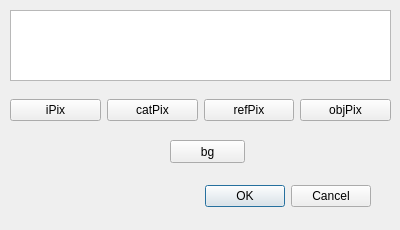
<?xml version="1.0" encoding="UTF-8"?>
<ui version="4.0">
 <class>setupMarksColor</class>
 <widget class="QDialog" name="setupMarksColor">
  <property name="geometry">
   <rect>
    <x>0</x>
    <y>0</y>
    <width>400</width>
    <height>230</height>
   </rect>
  </property>
  <property name="windowTitle">
   <string>Dialog</string>
  </property>
  <widget class="QDialogButtonBox" name="buttonBox">
   <property name="geometry">
    <rect>
     <x>30</x>
     <y>180</y>
     <width>341</width>
     <height>32</height>
    </rect>
   </property>
   <property name="orientation">
    <enum>Qt::Horizontal</enum>
   </property>
   <property name="standardButtons">
    <set>QDialogButtonBox::Cancel|QDialogButtonBox::Ok</set>
   </property>
  </widget>
  <widget class="QGraphicsView" name="grView">
   <property name="geometry">
    <rect>
     <x>10</x>
     <y>10</y>
     <width>381</width>
     <height>71</height>
    </rect>
   </property>
  </widget>
  <widget class="QWidget" name="horizontalLayoutWidget">
   <property name="geometry">
    <rect>
     <x>10</x>
     <y>90</y>
     <width>381</width>
     <height>41</height>
    </rect>
   </property>
   <layout class="QHBoxLayout" name="horizontalLayout">
    <item>
     <widget class="QPushButton" name="ipixBtn">
      <property name="text">
       <string>iPix</string>
      </property>
     </widget>
    </item>
    <item>
     <widget class="QPushButton" name="catBtn">
      <property name="text">
       <string>catPix</string>
      </property>
     </widget>
    </item>
    <item>
     <widget class="QPushButton" name="refBtn">
      <property name="text">
       <string>refPix</string>
      </property>
     </widget>
    </item>
    <item>
     <widget class="QPushButton" name="objBtn">
      <property name="text">
       <string>objPix</string>
      </property>
     </widget>
    </item>
   </layout>
  </widget>
  <widget class="QPushButton" name="bgBtn">
   <property name="geometry">
    <rect>
     <x>170</x>
     <y>140</y>
     <width>75</width>
     <height>23</height>
    </rect>
   </property>
   <property name="text">
    <string>bg</string>
   </property>
  </widget>
 </widget>
 <resources/>
 <connections>
  <connection>
   <sender>buttonBox</sender>
   <signal>accepted()</signal>
   <receiver>setupMarksColor</receiver>
   <slot>accept()</slot>
   <hints>
    <hint type="sourcelabel">
     <x>248</x>
     <y>254</y>
    </hint>
    <hint type="destinationlabel">
     <x>157</x>
     <y>274</y>
    </hint>
   </hints>
  </connection>
  <connection>
   <sender>buttonBox</sender>
   <signal>rejected()</signal>
   <receiver>setupMarksColor</receiver>
   <slot>reject()</slot>
   <hints>
    <hint type="sourcelabel">
     <x>316</x>
     <y>260</y>
    </hint>
    <hint type="destinationlabel">
     <x>286</x>
     <y>274</y>
    </hint>
   </hints>
  </connection>
 </connections>
</ui>
